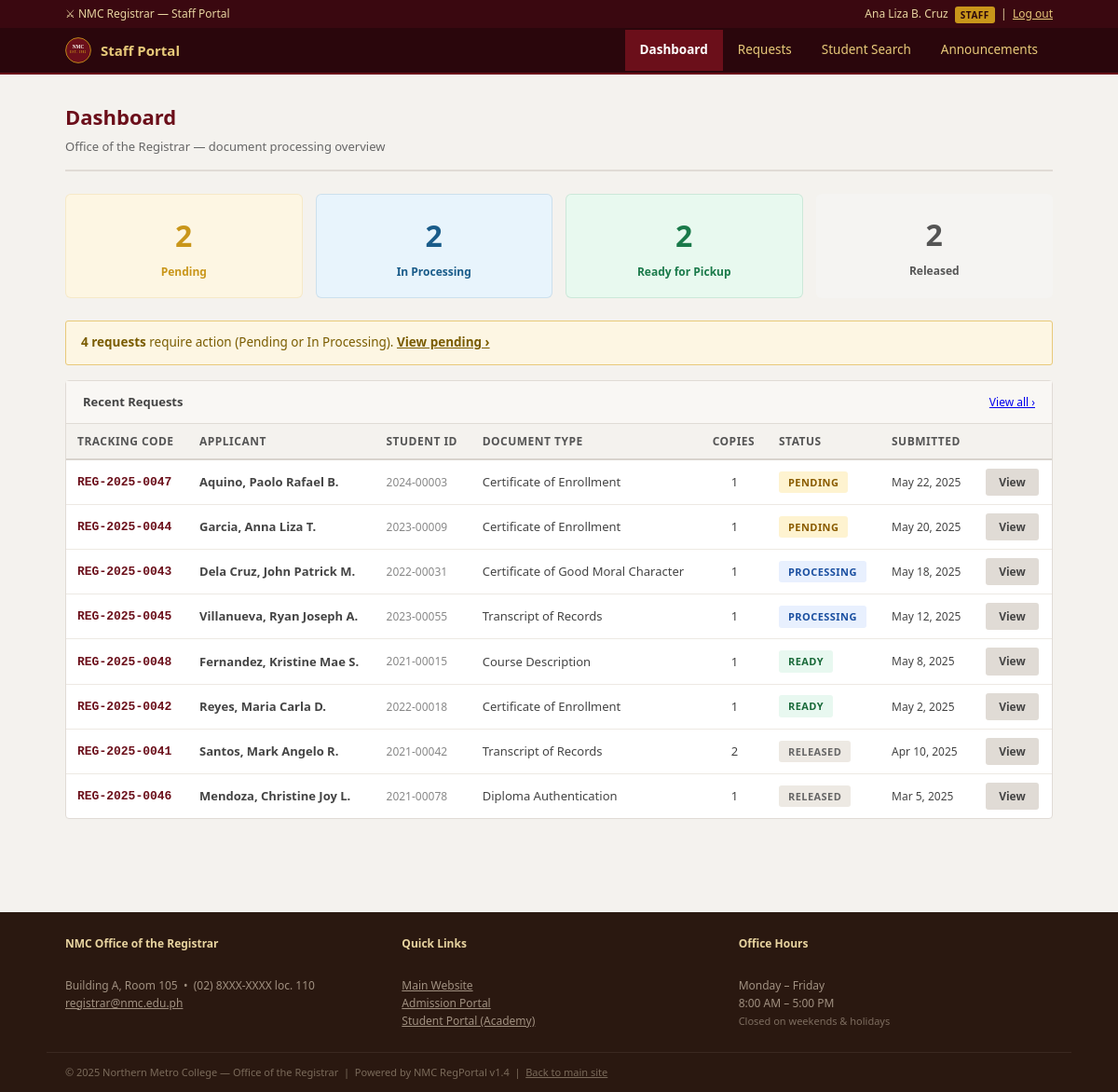
Page /staff/dashboard.php (signed in) on the committed database.
### tables this page shows
CREATE TABLE document_requests (
    id             INT AUTO_INCREMENT PRIMARY KEY,
    tracking_code  VARCHAR(20)  NOT NULL UNIQUE,
    applicant_name VARCHAR(100) NOT NULL,
    student_id_no  VARCHAR(20),
    email          VARCHAR(100),
    contact        VARCHAR(20),
    doc_type       ENUM(
                     'Transcript of Records',
                     'Certificate of Enrollment',
                     'Certificate of Good Moral Character',
                     'Diploma Authentication',
                     'Course Description',
                     'Honorable Dismissal'
                   ) NOT NULL,
    copies         TINYINT NOT NULL DEFAULT 1,
    purpose        TEXT NOT NULL,
    status         ENUM('pending','processing','ready','released') DEFAULT 'pending',
    requested_at   DATETIME DEFAULT CURRENT_TIMESTAMP,
    release_date   DATE,
    staff_notes    TEXT,
    processed_by   INT,
    FOREIGN KEY (processed_by) REFERENCES nmc_staff(id) ON DELETE SET NULL
);

### www/staff/dashboard.php (the view, shortened to what this page needs)
<?php
require_once '../includes/db.php';
$counts = [];
$res = $conn->query('SELECT status, COUNT(*) as n FROM document_requests GROUP BY status');
while ($row = $res->fetch_assoc()) {
    $counts[$row['status']] = (int)$row['n'];
}
$recent = $conn->query(
    'SELECT * FROM document_requests ORDER BY requested_at DESC LIMIT 10'
)->fetch_all(MYSQLI_ASSOC);
$action_count = ($counts['pending'] ?? 0) + ($counts['processing'] ?? 0);
require_once 'header.php';
?>
<div class="page-wrap">
  <div class="page-title">
    <h2>Dashboard</h2>
    <p>Office of the Registrar &mdash; document processing overview</p>
  </div>
  <div class="stat-grid" style="display:grid;grid-template-columns:repeat(4,1fr);gap:14px;margin-bottom:24px;">
    <?php
    $cards = [
      ['pending',    'Pending',          '#c9961a', '#fdf6e3'],
      ['processing', 'In Processing',    '#1a5c8a', '#e8f4fc'],
      ['ready',      'Ready for Pickup', '#1a7a4a', '#e8f9ef'],
      ['released',   'Released',         '#555',    '#f5f4f2'],
    ];
    foreach ($cards as [$st, $label, $color, $bg]): ?>
    <a href="/staff/requests.php?status=<?= $st ?>"
       style="text-decoration:none;background:<?= $bg ?>;border:1px solid <?= $color ?>22;border-radius:6px;padding:18px 16px;text-align:center;display:block;">
      <div style="font-size:32px;font-weight:700;color:<?= $color ?>;"><?= $counts[$st] ?? 0 ?></div>
      <div style="font-size:12px;color:<?= $color ?>;font-weight:600;margin-top:4px;"><?= $label ?></div>
    </a>
    <?php endforeach; ?>
  </div>
  <?php if ($action_count > 0): ?>
  <div class="alert" style="background:#fdf6e3;border:1px solid #e8c97a;color:#7a5c00;margin-bottom:16px;">
    <strong><?= $action_count ?> request<?= $action_count !== 1 ? 's' : '' ?></strong> require action (Pending or In Processing).
    <a href="/staff/requests.php?status=pending" style="color:#7a5c00;font-weight:600;">View pending &rsaquo;</a>
  </div>
  <?php endif; ?>
  <div class="panel">
    <div class="panel-head" style="display:flex;justify-content:space-between;align-items:center;">
      <span>Recent Requests</span>
      <a href="/staff/requests.php" style="font-size:12px;font-weight:normal;">View all &rsaquo;</a>
    </div>
    <div class="panel-body" style="padding:0;">
      <div style="overflow-x:auto;">
        <table class="data-table">
          <thead>
            <tr>
              <th>Tracking Code</th>
              <th>Applicant</th>
              <th>Student ID</th>
              <th>Document Type</th>
              <th>Copies</th>
              <th>Status</th>
              <th>Submitted</th>
              <th></th>
            </tr>
          </thead>
          <tbody>
            <?php if (empty($recent)): ?>
            <tr><td colspan="8" class="text-center text-muted" style="padding:20px;">No requests yet.</td></tr>
            <?php else: ?>
            <?php foreach ($recent as $r): ?>
            <tr>
              <td><span class="ref-no"><?= htmlspecialchars($r['tracking_code']) ?></span></td>
              <td>
                <strong><?= htmlspecialchars($r['applicant_name']) ?></strong>
              </td>
              <td style="font-size:12px;color:#888;"><?= htmlspecialchars($r['student_id_no'] ?: '—') ?></td>
              <td><?= htmlspecialchars($r['doc_type']) ?></td>
              <td style="text-align:center;"><?= (int)$r['copies'] ?></td>
              <td><span class="badge badge-<?= $r['status'] ?>"><?= ucfirst($r['status']) ?></span></td>
              <td style="font-size:12px;white-space:nowrap;"><?= date('M j, Y', strtotime($r['requested_at'])) ?></td>
              <td><a href="/staff/view_request.php?id=<?= (int)$r['id'] ?>" class="btn btn-secondary btn-sm">View</a></td>
            </tr>
            <?php endforeach; ?>
            <?php endif; ?>
          </tbody>
        </table>
      </div>
    </div>
  </div>
</div>
<?php require_once '../includes/footer.php'; ?>

### www/css/style.css (style rules this page uses)
*, *::before, *::after { box-sizing: border-box; margin: 0; padding: 0; }
body { font-family: 'Segoe UI', Arial, sans-serif; font-size: 14px; line-height: 1.6; color: #2a2726; background: #f4f2ee; }
.page-wrap { max-width: 1100px; margin: 0 auto; padding: 28px 20px 40px; }
.page-title { margin-bottom: 24px; padding-bottom: 14px; border-bottom: 2px solid #e0dbd5; }
.page-title h2 { font-size: 22px; font-weight: 700; color: #6B0F1A; }
.page-title p { color: #666; font-size: 13px; margin-top: 4px; }
.panel { background: #fff; border: 1px solid #e0dbd5; border-radius: 4px; margin-bottom: 20px; }
.panel-head { background: #f9f7f4; border-bottom: 1px solid #e0dbd5; padding: 12px 18px; font-weight: 600; font-size: 13px; color: #444; display: flex; justify-content: space-between; align-items: center; }
.panel-body { padding: 18px; }
.data-table { width: 100%; border-collapse: collapse; font-size: 13px; }
.data-table th { text-align: left; padding: 9px 12px; background: #f4f2ee; border-bottom: 2px solid #d8d3cd; font-weight: 600; font-size: 12px; color: #555; text-transform: uppercase; letter-spacing: .04em; }
.data-table td { padding: 9px 12px; border-bottom: 1px solid #ede9e3; color: #444; vertical-align: middle; }
.data-table tr:last-child td { border-bottom: none; }
.badge { display: inline-block; padding: 3px 10px; border-radius: 3px; font-size: 11px; font-weight: 700; letter-spacing: .04em; text-transform: uppercase; }
.badge-pending { background: #fef3d0; color: #8a5c00; }
.badge-processing { background: #e8f0fe; color: #1a4fa0; }
.badge-ready { background: #e8f8f0; color: #1a6a3a; }
.badge-released { background: #ede9e3; color: #666; }
.btn { display: inline-block; padding: 9px 22px; border-radius: 3px; font-size: 13.5px; font-weight: 600; cursor: pointer; border: none; text-decoration: none; transition: background .15s; }
.btn-secondary { background: #e0dbd5; color: #444; }
.btn-sm { padding: 5px 14px; font-size: 12px; }
.alert { padding: 12px 16px; border-radius: 3px; margin-bottom: 16px; font-size: 13.5px; }
.ref-no { font-family: monospace; font-weight: 700; color: #6B0F1A; font-size: 13px; }

### rows in the picture
document_requests: tracking_code "REG-2025-0047", applicant_name "Aquino, Paolo Rafael B.", student_id_no "2024-00003", doc_type "Certificate of Enrollment", copies "1", status "PENDING", requested_at "May 22, 2025"
document_requests: tracking_code "REG-2025-0044", applicant_name "Garcia, Anna Liza T.", student_id_no "2023-00009", doc_type "Certificate of Enrollment", copies "1", status "PENDING", requested_at "May 20, 2025"
document_requests: tracking_code "REG-2025-0043", applicant_name "Dela Cruz, John Patrick M.", student_id_no "2022-00031", doc_type "Certificate of Good Moral Character", copies "1", status "PROCESSING", requested_at "May 18, 2025"
document_requests: tracking_code "REG-2025-0045", applicant_name "Villanueva, Ryan Joseph A.", student_id_no "2023-00055", doc_type "Transcript of Records", copies "1", status "PROCESSING", requested_at "May 12, 2025"
document_requests: tracking_code "REG-2025-0048", applicant_name "Fernandez, Kristine Mae S.", student_id_no "2021-00015", doc_type "Course Description", copies "1", status "READY", requested_at "May 8, 2025"
document_requests: tracking_code "REG-2025-0042", applicant_name "Reyes, Maria Carla D.", student_id_no "2022-00018", doc_type "Certificate of Enrollment", copies "1", status "READY", requested_at "May 2, 2025"
document_requests: tracking_code "REG-2025-0041", applicant_name "Santos, Mark Angelo R.", student_id_no "2021-00042", doc_type "Transcript of Records", copies "2", status "RELEASED", requested_at "Apr 10, 2025"
document_requests: tracking_code "REG-2025-0046", applicant_name "Mendoza, Christine Joy L.", student_id_no "2021-00078", doc_type "Diploma Authentication", copies "1", status "RELEASED", requested_at "Mar 5, 2025"

### other values in the picture
$_staff_name "Ana Liza B. Cruz"
$_staff_role "STAFF"
$counts[$st] "2"
$label "Pending"
$label "In Processing"
$label "Ready for Pickup"
$label "Released"
$action_count "4"
